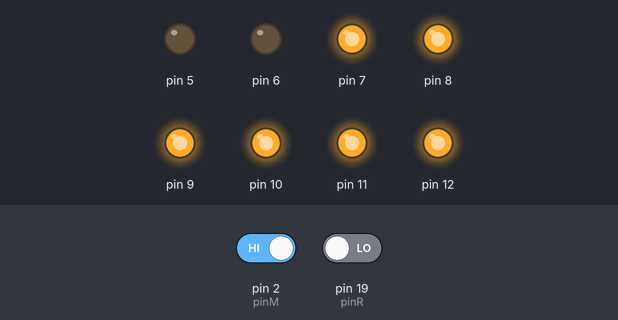
Recording of a sketch running on a simulated Arduino Uno, built with avr-gcc and run on an emulated ATmega328P. Shown: output pins drawn as LEDs (lit = HIGH). The test bench sets the inputs (shaded band); at power-on: pin 19 (pinR) LOW, pin 2 (pinM) HIGH.

Above: at 1.2 s.
1.3 s: pin 19 (pinR) driven HIGH
At 1.9 s:
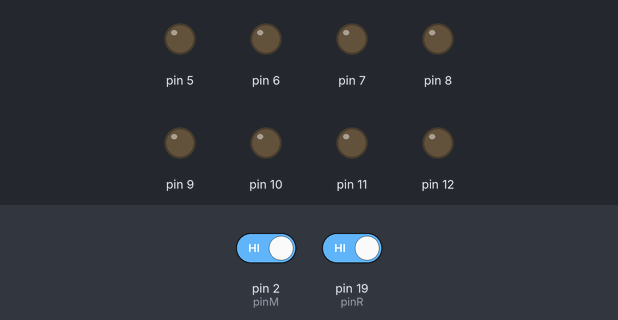
2.9 s: pin 2 (pinM) driven LOW
At 4.2 s:
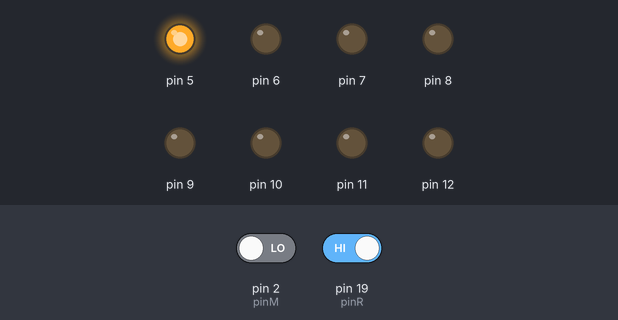
4.5 s: pin 19 (pinR) driven LOW
At 4.7 s:
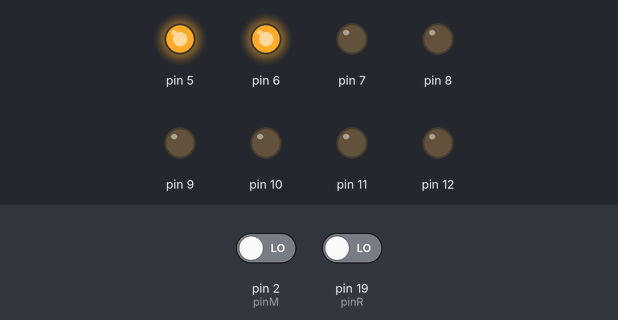
7.5 s: pin 2 (pinM) driven HIGH
At 7.7 s:
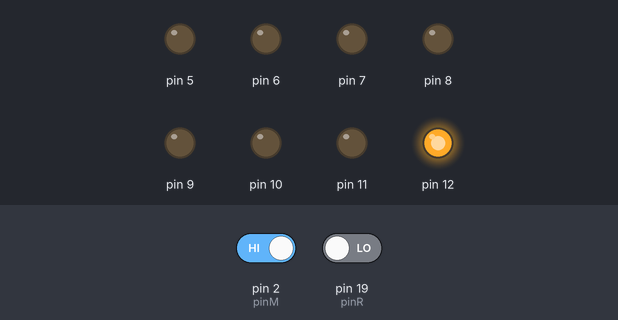
Timing chart, 0 to 11.5 s (numbered marks = the images above; inputs shaded):
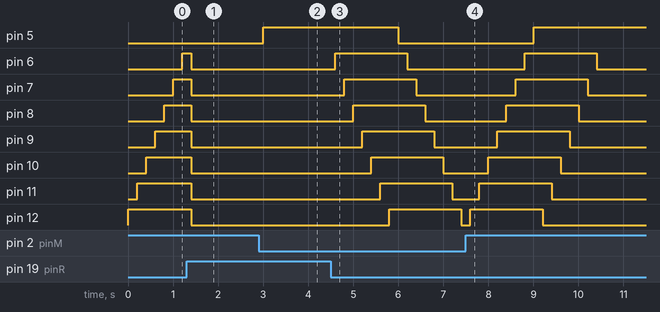

Measured:
- after the input at 1.3 s, pin 5: stays LOW (without the input it goes to HIGH after 0.10 s); pin 6: HIGH → LOW after 0.10 s instead of 1.5 s; pin 7: HIGH → LOW after 0.10 s instead of 1.3 s; pin 8: HIGH → LOW after 0.10 s instead of 1.1 s; pin 9: HIGH → LOW after 0.10 s instead of 0.90 s
- after the input at 2.9 s, pin 5: LOW → HIGH after 0.10 s
- after the input at 4.5 s, pin 5: HIGH → LOW after 1.5 s; pin 6: LOW → HIGH after 0.10 s, → LOW 1.6 s later; pin 7: LOW → HIGH after 0.30 s, → LOW 1.6 s later; pin 8: LOW → HIGH after 0.50 s, → LOW 1.6 s later; pin 9: LOW → HIGH after 0.70 s, → LOW 1.6 s later
- after the input at 7.5 s, pin 5: LOW → HIGH after 1.5 s; pin 6: LOW → HIGH after 1.3 s, → LOW 1.6 s later; pin 7: LOW → HIGH after 1.1 s, → LOW 1.6 s later; pin 8: LOW → HIGH after 0.90 s, → LOW 1.6 s later; pin 9: LOW → HIGH after 0.70 s, → LOW 1.6 s later

The sketch:

Programa_C.ino
```cpp
int pinM=2;
int pinR=19;
int contador;
void setup()
{
    int i;
    pinMode(pinM,0);    //      PIN PARA EL MODO DE OPERACION
    pinMode(pinR,0);    //      PIN PARA HACER EL RESET
    for(i=5; i<13; i++)
        pinMode(i,1);       //  LEDS DE SALIDA
    int M=digitalRead(pinM);
    if(M == 0)
      contador=0;
    if(M == 1)
      contador=16;
}

void loop()
{
    int i;
    int M=digitalRead(pinM);    //  LEEMOS MODO DE OPERACION         M = 0 UP VAMOS DE IZQDA A DCHA     M = 1 VAMSOS DE DCHA A IZQDA
    int R=digitalRead(pinR);    //  LEEMOS RESET
    int output[8];      //  LED DE SALIDA

    if( R == 1)
    {
        if( M == 0)
        {
            contador=1;       //  PONGO EL 00000000
        }
        if( M == 1)
        {
            contador=16;
        }

    }
    else
    {
        if(M == 0 && contador<16)
            contador++;

        if(M == 1 && contador>1)
            contador--;
    }


    decimal2double_ring(contador,output);

    for(i=5; i<13; i++)
        digitalWrite(i,output[i-5]);

    delay(200);

}

void decimal2double_ring(int decimal, int *output){
    int i;
    for(i=0;i<8;i++){
      output[i]=0;
    }
    if(decimal<=8){
      for(i=0;i<decimal;i++){
        output[i]=1;
      }
      for(i=decimal;i<8;i++){
        output[i]=0;
      }
    }
    if(decimal>8){
      decimal-=8;
      for(i=0;i<decimal;i++){
        output[i]=0;
      }
      for(i=decimal;i<8;i++){
        output[i]=1;
      }
    }


}
```
